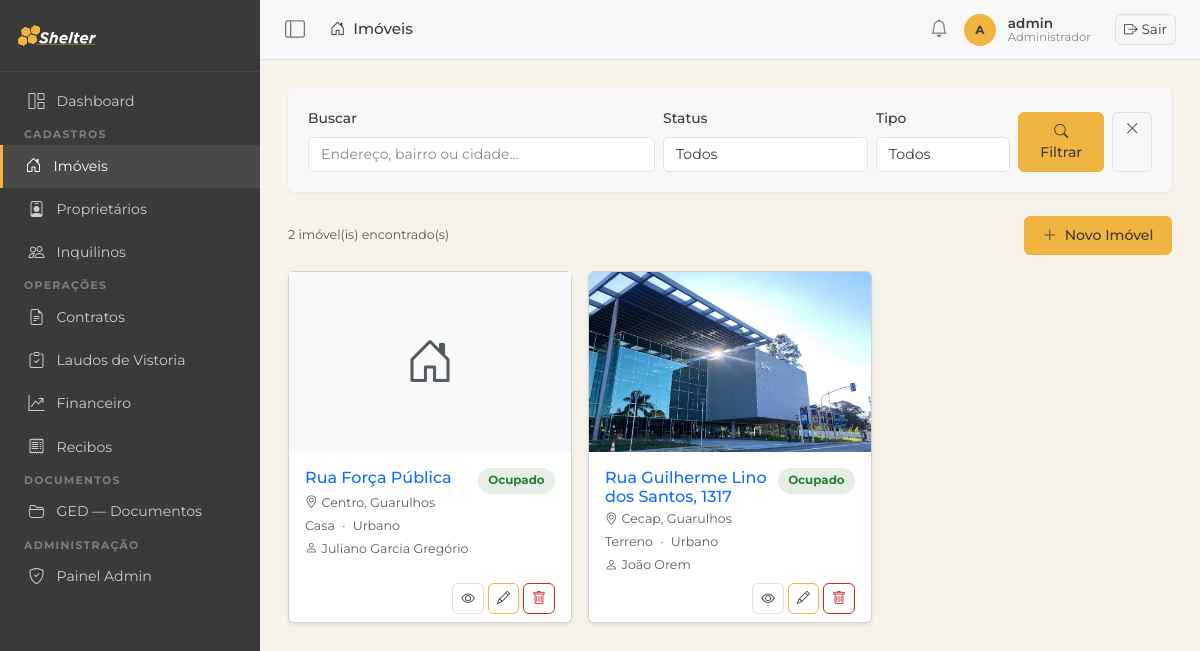
Before: /imoveis/ (signed in) with the older database file.
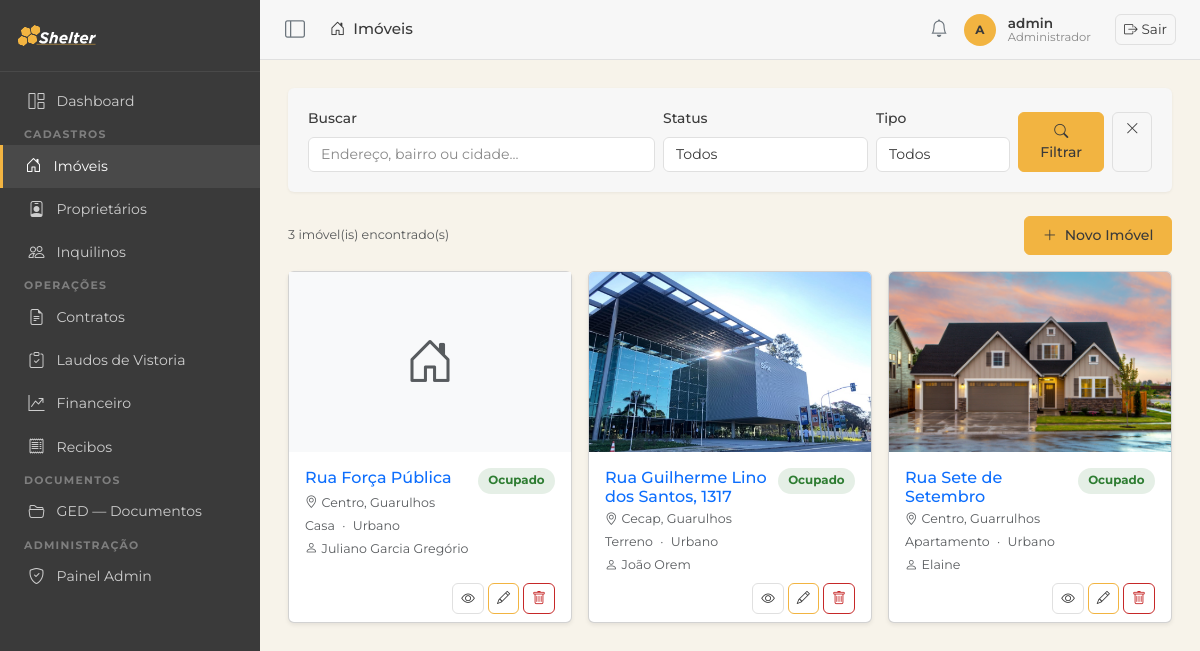
After: the same page with the newer database file.
### imoveis/models.py (models this page shows, shortened)
class Imovel(models.Model):
    TIPO_CHOICES = [
        ('apartamento', 'Apartamento'),
        ('casa', 'Casa'),
        ('comercial', 'Comercial'),
        ('terreno', 'Terreno'),
        ('galpao', 'Galpão'),
    ]
    STATUS_CHOICES = [
        ('ocupado', 'Ocupado'),
        ('vago', 'Vago'),
        ('manutencao', 'Em Manutenção'),
    ]
    CATEGORIA_CHOICES = [
        ('urbano', 'Urbano'),
        ('rural', 'Rural'),
    ]
    proprietario = models.ForeignKey(Proprietario, on_delete=models.PROTECT, related_name='imoveis')
    tipo = models.CharField(max_length=20, choices=TIPO_CHOICES)
    status = models.CharField(max_length=20, choices=STATUS_CHOICES, default='vago')
    categoria = models.CharField(max_length=10, choices=CATEGORIA_CHOICES, default='urbano', verbose_name='Categoria')
    endereco = models.CharField(max_length=300)
    numero = models.CharField(max_length=20, blank=True, verbose_name='Número')
    complemento = models.CharField(max_length=100, blank=True, verbose_name='Complemento')
    bairro = models.CharField(max_length=100, blank=True)
    cidade = models.CharField(max_length=100, default='')
    area_m2 = models.DecimalField(max_digits=8, decimal_places=2, null=True, blank=True, verbose_name='Área (m²)')
    descricao = models.TextField(blank=True)
    matricula = models.CharField(max_length=100, blank=True, verbose_name='Matrícula')
    data_aquisicao = models.DateField(null=True, blank=True, verbose_name='Data de Aquisição')
    valor_aquisicao = models.DecimalField(max_digits=14, decimal_places=2, null=True, blank=True, verbose_name='Valor de Aquisição')
    cadastro_prefeitura = models.CharField(max_length=100, blank=True, verbose_name='Cadastro Prefeitura')
    planta_projeto = models.FileField(upload_to='plantas/', blank=True, null=True, verbose_name='Planta/Projeto')
    nirf = models.CharField(max_length=50, blank=True, verbose_name='NIRF')
    incra = models.CharField(max_length=50, blank=True, verbose_name='INCRA')
    car = models.CharField(max_length=100, blank=True, verbose_name='CAR')
    criado_em = models.DateTimeField(auto_now_add=True)
    class Meta:
        verbose_name = 'Imóvel'
        verbose_name_plural = 'Imóveis'
        ordering = ['endereco']

class Proprietario(models.Model):
    nome = models.CharField(max_length=200)
    cpf_cnpj = models.CharField(max_length=20, unique=True, validators=[validate_cpf_cnpj],
                                verbose_name='CPF/CNPJ')
    email = models.EmailField(blank=True)
    telefone = models.CharField(max_length=20, blank=True)
    criado_em = models.DateTimeField(auto_now_add=True)
    class Meta:
        verbose_name = 'Proprietário'
        verbose_name_plural = 'Proprietários'
        ordering = ['nome']

class FotoImovel(models.Model):
    imovel = models.ForeignKey(Imovel, on_delete=models.CASCADE, related_name='fotos')
    imagem = models.ImageField(upload_to='fotos_imoveis/')
    legenda = models.CharField(max_length=200, blank=True)
    criado_em = models.DateTimeField(auto_now_add=True)
    class Meta:
        verbose_name = 'Foto do Imóvel'
        verbose_name_plural = 'Fotos do Imóvel'
        ordering = ['criado_em']

### imoveis/views.py (the view)
# urls.py: path('imoveis/', views.imovel_list, name='imovel_list'),
@login_required
def imovel_list(request):
    q = request.GET.get('q', '')
    status = request.GET.get('status', '')
    tipo = request.GET.get('tipo', '')
    imoveis = Imovel.objects.select_related('proprietario').prefetch_related('fotos')
    if q:
        imoveis = imoveis.filter(Q(endereco__icontains=q) | Q(bairro__icontains=q) | Q(cidade__icontains=q))
    if status:
        imoveis = imoveis.filter(status=status)
    if tipo:
        imoveis = imoveis.filter(tipo=tipo)
    return render(request, 'imoveis/imovel_list.html', {
        'imoveis': imoveis,
        'q': q, 'status': status, 'tipo': tipo,
        'status_choices': Imovel.STATUS_CHOICES,
        'tipo_choices': Imovel.TIPO_CHOICES,
    })

### templates/imoveis/imovel_list.html (shortened to what this page needs)
{% extends 'base.html' %}
{% load imoveis_tags %}
{% block page_title %}<i class="bi bi-house-door me-2"></i>Imóveis{% endblock %}
{% block nav_imoveis %}active{% endblock %}
{% block content %}
<div class="section-card mb-4">
  <div class="section-card-body">
    <form method="get" class="row g-2 align-items-end">
      <div class="col-12 col-md-5">
        <label class="form-label">Buscar</label>
        <input type="text" name="q" value="{{ q }}" class="form-control" placeholder="Endereço, bairro ou cidade...">
      </div>
      <div class="col-6 col-md-3">
        <label class="form-label">Status</label>
        <select name="status" class="form-select">
          <option value="">Todos</option>
        </select>
      </div>
      <div class="col-6 col-md-2">
        <label class="form-label">Tipo</label>
        <select name="tipo" class="form-select">
          <option value="">Todos</option>
        </select>
      </div>
      <div class="col-12 col-md-2 d-flex gap-2">
        <button type="submit" class="btn btn-primary flex-fill">
          <i class="bi bi-search"></i> Filtrar
        </button>
        <a href="{% url 'imovel_list' %}" class="btn btn-outline-secondary" title="Limpar">
          <i class="bi bi-x-lg"></i>
        </a>
      </div>
    </form>
  </div>
</div>
<div class="d-flex justify-content-between align-items-center mb-3">
  <span class="text-muted small">{{ imoveis.count }} imóvel(is) encontrado(s)</span>
  <a href="{% url 'imovel_create' %}" class="btn btn-primary">
    <i class="bi bi-plus-lg me-1"></i> Novo Imóvel
  </a>
</div>
<div class="row g-3">
  {% for im in imoveis %}
  <div class="col-sm-6 col-lg-4">
    <div class="card h-100 shadow-sm">
      {% with im.fotos.first as foto %}
      {% if foto %}
      <img src="{{ foto.imagem.url }}" class="card-img-top" alt="{{ foto.legenda|default:im.endereco }}"
           style="height:180px; object-fit:cover;">
      {% else %}
      <div class="bg-light d-flex align-items-center justify-content-center" style="height:180px;">
        <i class="bi bi-house-door text-muted" style="font-size:3rem;"></i>
      </div>
      {% endif %}
      {% endwith %}
      <div class="card-body pb-2">
        <div class="d-flex justify-content-between align-items-start">
          <h6 class="card-title mb-1">
            <a href="{% url 'imovel_detail' im.pk %}" class="text-decoration-none text-primary">
              {{ im.endereco|truncatechars:45 }}
            </a>
          </h6>
          <span class="status-badge badge-{{ im.status }} ms-2 flex-shrink-0">{{ im.get_status_display }}</span>
        </div>
        <p class="text-muted small mb-1">
          <i class="bi bi-geo-alt me-1"></i>{{ im.bairro|default:"" }}{% if im.bairro %}, {% endif %}{{ im.cidade }}
        </p>
        <p class="small mb-0">
          <span class="text-muted">{{ im.get_tipo_display }}</span>
          <span class="text-muted mx-1">·</span>
          <span class="text-muted">{{ im.get_categoria_display }}</span>
        </p>
        <p class="text-muted small mb-0 mt-1">
          <i class="bi bi-person me-1"></i>{{ im.proprietario.nome }}
        </p>
      </div>
      <div class="card-footer bg-transparent border-top-0 pt-0 pb-2 d-flex gap-1 justify-content-end">
        <a href="{% url 'imovel_detail' im.pk %}" class="btn btn-sm btn-outline-secondary" title="Ver">
          <i class="bi bi-eye"></i>
        </a>
        <a href="{% url 'imovel_edit' im.pk %}" class="btn btn-sm btn-outline-primary" title="Editar">
          <i class="bi bi-pencil"></i>
        </a>
        <button class="btn btn-sm btn-outline-danger" title="Excluir"
          data-bs-toggle="modal" data-bs-target="#modalExcluir{{ im.pk }}">
          <i class="bi bi-trash"></i>
        </button>
      </div>
    </div>
  </div>
  {% empty %}
  <div class="col-12 text-center text-muted py-5">
    <i class="bi bi-house-door" style="font-size:3rem;"></i>
    <p class="mt-2">Nenhum imóvel encontrado.</p>
  </div>
  {% endfor %}
</div>
{% endblock %}

### templates/base.html (shortened to what this page needs)
{% load static %}
<!DOCTYPE html>
<html lang="pt-BR">
<head>
  <link rel="stylesheet" href="https://cdn.jsdelivr.net/npm/bootstrap@5.3.3/dist/css/bootstrap.min.css">
  <link rel="stylesheet" href="https://cdn.jsdelivr.net/npm/bootstrap-icons@1.11.3/font/bootstrap-icons.min.css">
  <link rel="stylesheet" href="https://cdn.jsdelivr.net/npm/flatpickr/dist/flatpickr.min.css">
  <link rel="stylesheet" href="{% static 'css/custom.css' %}">
</head>
<body>
<nav id="sidebar">
  <div class="sidebar-brand">
    <img src="{% static 'assets/Shelter_LOGO_white.svg' %}" alt="Shelter" class="brand-full">
  </div>
  <ul class="nav flex-column py-2">
    <li class="nav-item">
      <a class="nav-link {% block nav_dashboard %}{% endblock %}" href="{% url 'dashboard' %}" title="Dashboard">
        <i class="bi bi-grid-1x2"></i> <span class="nav-text">Dashboard</span>
      </a>
    </li>
    <li><span class="nav-section-label">Cadastros</span></li>
    <li class="nav-item">
      <a class="nav-link {% block nav_imoveis %}{% endblock %}" href="{% url 'imovel_list' %}" title="Imóveis">
        <i class="bi bi-house-door"></i> <span class="nav-text">Imóveis</span>
      </a>
    </li>
    <li class="nav-item">
      <a class="nav-link {% block nav_proprietarios %}{% endblock %}" href="{% url 'proprietario_list' %}" title="Proprietários">
        <i class="bi bi-person-badge"></i> <span class="nav-text">Proprietários</span>
      </a>
    </li>
    <li class="nav-item">
      <a class="nav-link {% block nav_inquilinos %}{% endblock %}" href="{% url 'inquilino_list' %}" title="Inquilinos">
        <i class="bi bi-people"></i> <span class="nav-text">Inquilinos</span>
      </a>
    </li>
    <li><span class="nav-section-label">Operações</span></li>
    <li class="nav-item">
      <a class="nav-link {% block nav_contratos %}{% endblock %}" href="{% url 'contrato_list' %}" title="Contratos">
        <i class="bi bi-file-earmark-text"></i> <span class="nav-text">Contratos</span>
      </a>
    </li>
    <li class="nav-item">
      <a class="nav-link {% block nav_laudos %}{% endblock %}" href="{% url 'laudo_list' %}" title="Laudos de Vistoria">
        <i class="bi bi-clipboard-check"></i> <span class="nav-text">Laudos de Vistoria</span>
      </a>
    </li>
    <li class="nav-item">
      <a class="nav-link {% block nav_financeiro %}{% endblock %}" href="{% url 'lancamento_list' %}" title="Financeiro">
        <i class="bi bi-graph-up-arrow"></i> <span class="nav-text">Financeiro</span>
      </a>
    </li>
    <li class="nav-item">
      <a class="nav-link {% block nav_recibos %}{% endblock %}" href="{% url 'recibo_list' %}" title="Recibos">
        <i class="bi bi-receipt"></i> <span class="nav-text">Recibos</span>
      </a>
    </li>
    <li><span class="nav-section-label">Documentos</span></li>
    <li class="nav-item">
      <a class="nav-link {% block nav_documentos %}{% endblock %}" href="{% url 'documentos' %}" title="GED — Documentos">
        <i class="bi bi-folder2-open"></i> <span class="nav-text">GED — Documentos</span>
      </a>
    </li>
    {% if user.is_staff %}
    <li><span class="nav-section-label">Administração</span></li>
    <li class="nav-item">
      <a class="nav-link" href="{% url 'admin:index' %}" title="Painel Admin">
        <i class="bi bi-shield-check"></i> <span class="nav-text">Painel Admin</span>
      </a>
    </li>
    {% endif %}
  </ul>
</nav>
<header id="topbar">
  <button class="btn btn-link text-secondary d-none d-md-inline-flex p-0 me-2" id="sidebar-collapse-toggle"
          aria-label="Recolher/expandir menu" title="Recolher/expandir menu">
    <i class="bi bi-layout-sidebar fs-5"></i>
  </button>
  <span class="page-title">{% block page_title %}{% endblock %}</span>
  <div class="user-info ms-auto">
    <i class="bi bi-bell text-secondary me-2" style="font-size:1.1rem;"></i>
    <div class="user-avatar">
      {{ user.get_short_name|default:user.username|first|upper }}
    </div>
    <div class="ms-1">
      <div class="user-name">{{ user.get_short_name|default:user.username }}</div>
      <div class="user-role">{% if user.is_staff %}Administrador{% else %}Usuário{% endif %}</div>
    </div>
    <form method="post" action="{% url 'logout' %}" class="d-inline ms-3">
      <button type="submit" class="btn btn-outline-secondary btn-sm">
        <i class="bi bi-box-arrow-right me-1"></i>Sair
      </button>
    </form>
  </div>
</header>
<main id="main-content">
  {% block content %}{% endblock %}
</main>
</body>
</html>

Changed rows visible on the page:
added Imovel: fotos.first.imagem (picture), endereco "Rua Sete de Setembro", status "Ocupado", bairro "Centro", cidade "Guarrulhos", tipo "Apartamento", categoria "Urbano", proprietario.nome "Elaine"
Other visible differences:
{{ imoveis.count }}: "2" → "3"
